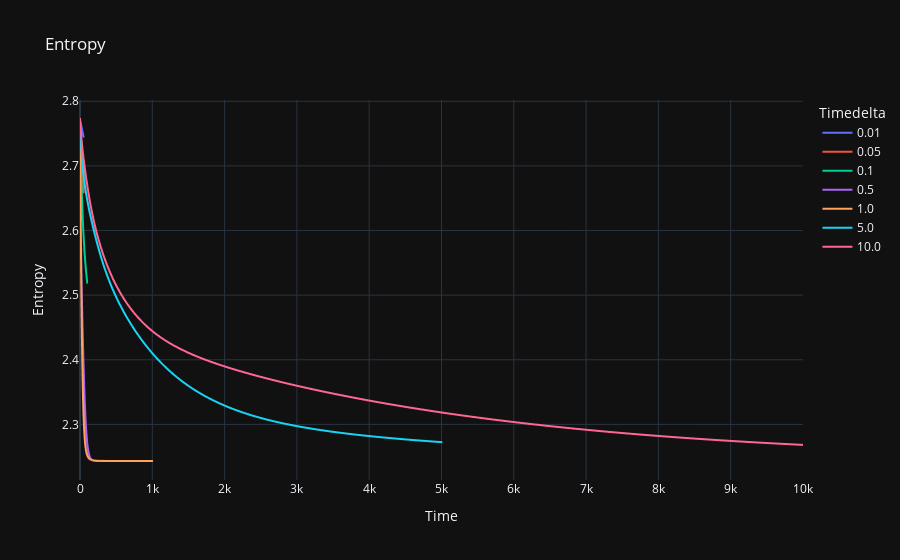

Notebook source saved alongside this figure:
### Code cell
fig_entropy = px.line(df, x='Time', y='Entropy', color='Timedelta', title='Entropy')
fig_entropy.show()

### Figure 1 — Plotly figure (JSON) as saved in the notebook; plotly's stock layout.template omitted (floating-point values rounded to 4 significant figures; data arrays with more than 128 entries replaced by an {"elided": "..."} marker saying what was removed)
{"data": [{"hovertemplate": "Timedelta=0.01<br>Time=%{x}<br>Entropy=%{y}<extra></extra>", "legendgroup": "0.01", "line": {"color": "#636efa", "dash": "solid"}, "marker": {"symbol": "circle"}, "mode": "lines", "name": "0.01", "showlegend": true, "x": {"elided": "5001 float values"}, "xaxis": "x", "y": {"elided": "5001 float values"}, "yaxis": "y", "type": "scattergl"}, {"hovertemplate": "Timedelta=0.05<br>Time=%{x}<br>Entropy=%{y}<extra></extra>", "legendgroup": "0.05", "line": {"color": "#EF553B", "dash": "solid"}, "marker": {"symbol": "circle"}, "mode": "lines", "name": "0.05", "showlegend": true, "x": {"elided": "1001 float values"}, "xaxis": "x", "y": {"elided": "1001 float values"}, "yaxis": "y", "type": "scattergl"}, {"hovertemplate": "Timedelta=0.1<br>Time=%{x}<br>Entropy=%{y}<extra></extra>", "legendgroup": "0.1", "line": {"color": "#00cc96", "dash": "solid"}, "marker": {"symbol": "circle"}, "mode": "lines", "name": "0.1", "showlegend": true, "x": {"elided": "1001 float values"}, "xaxis": "x", "y": {"elided": "1001 float values"}, "yaxis": "y", "type": "scattergl"}, {"hovertemplate": "Timedelta=0.5<br>Time=%{x}<br>Entropy=%{y}<extra></extra>", "legendgroup": "0.5", "line": {"color": "#ab63fa", "dash": "solid"}, "marker": {"symbol": "circle"}, "mode": "lines", "name": "0.5", "showlegend": true, "x": {"elided": "1001 float values"}, "xaxis": "x", "y": {"elided": "1001 float values"}, "yaxis": "y", "type": "scattergl"}, {"hovertemplate": "Timedelta=1.0<br>Time=%{x}<br>Entropy=%{y}<extra></extra>", "legendgroup": "1.0", "line": {"color": "#FFA15A", "dash": "solid"}, "marker": {"symbol": "circle"}, "mode": "lines", "name": "1.0", "showlegend": true, "x": {"elided": "1001 float values"}, "xaxis": "x", "y": {"elided": "1001 float values"}, "yaxis": "y", "type": "scattergl"}, {"hovertemplate": "Timedelta=5.0<br>Time=%{x}<br>Entropy=%{y}<extra></extra>", "legendgroup": "5.0", "line": {"color": "#19d3f3", "dash": "solid"}, "marker": {"symbol": "circle"}, "mode": "lines", "name": "5.0", "showlegend": true, "x": {"elided": "1001 float values"}, "xaxis": "x", "y": {"elided": "1001 float values"}, "yaxis": "y", "type": "scattergl"}, {"hovertemplate": "Timedelta=10.0<br>Time=%{x}<br>Entropy=%{y}<extra></extra>", "legendgroup": "10.0", "line": {"color": "#FF6692", "dash": "solid"}, "marker": {"symbol": "circle"}, "mode": "lines", "name": "10.0", "showlegend": true, "x": {"elided": "1001 float values"}, "xaxis": "x", "y": {"elided": "1001 float values"}, "yaxis": "y", "type": "scattergl"}], "layout": {"xaxis": {"anchor": "y", "domain": [0.0, 1.0], "title": {"text": "Time"}}, "yaxis": {"anchor": "x", "domain": [0.0, 1.0], "title": {"text": "Entropy"}}, "legend": {"title": {"text": "Timedelta"}, "tracegroupgap": 0}, "title": {"text": "Entropy"}}}
